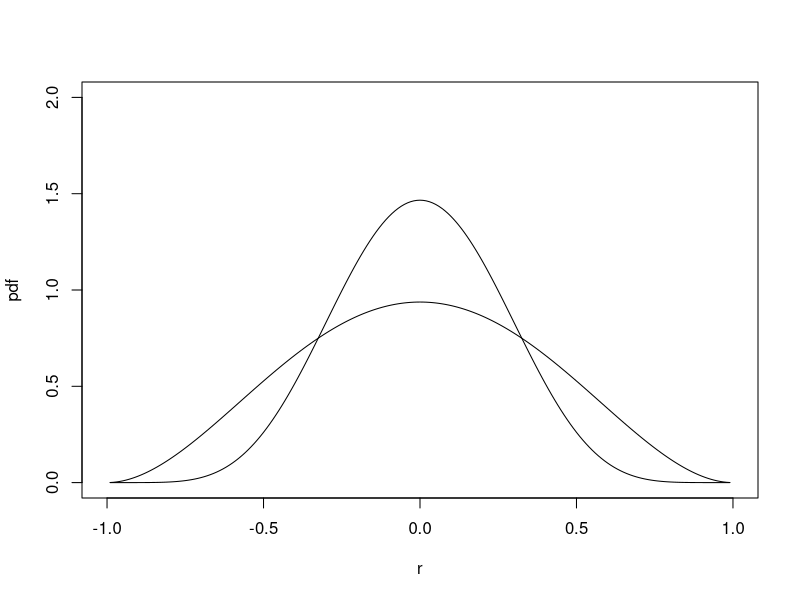
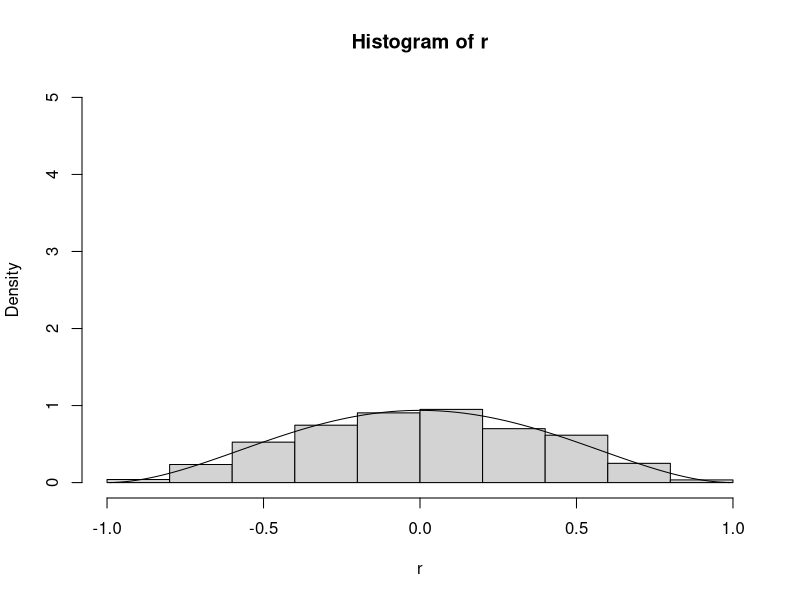

Source code (R) for these figures, in order:
library(fdrtool)


### Name: dcor0
### Title: Distribution of the Vanishing Correlation Coefficient (rho=0)
###   and Related Functions
### Aliases: dcor0 pcor0 rcor0 qcor0
### Keywords: distribution

### ** Examples

# load fdrtool library
library("fdrtool")

# distribution of r for various degrees of freedom
x = seq(-1,1,0.01)
y1 = dcor0(x, kappa=7)
y2 = dcor0(x, kappa=15)
plot(x,y2,type="l", xlab="r", ylab="pdf",
  xlim=c(-1,1), ylim=c(0,2))
lines(x,y1)

# simulated data
r = rcor0(1000, kappa=7)
hist(r, freq=FALSE, 
  xlim=c(-1,1), ylim=c(0,5))
lines(x,y1,type="l")

# distribution function
pcor0(-0.2, kappa=15)
